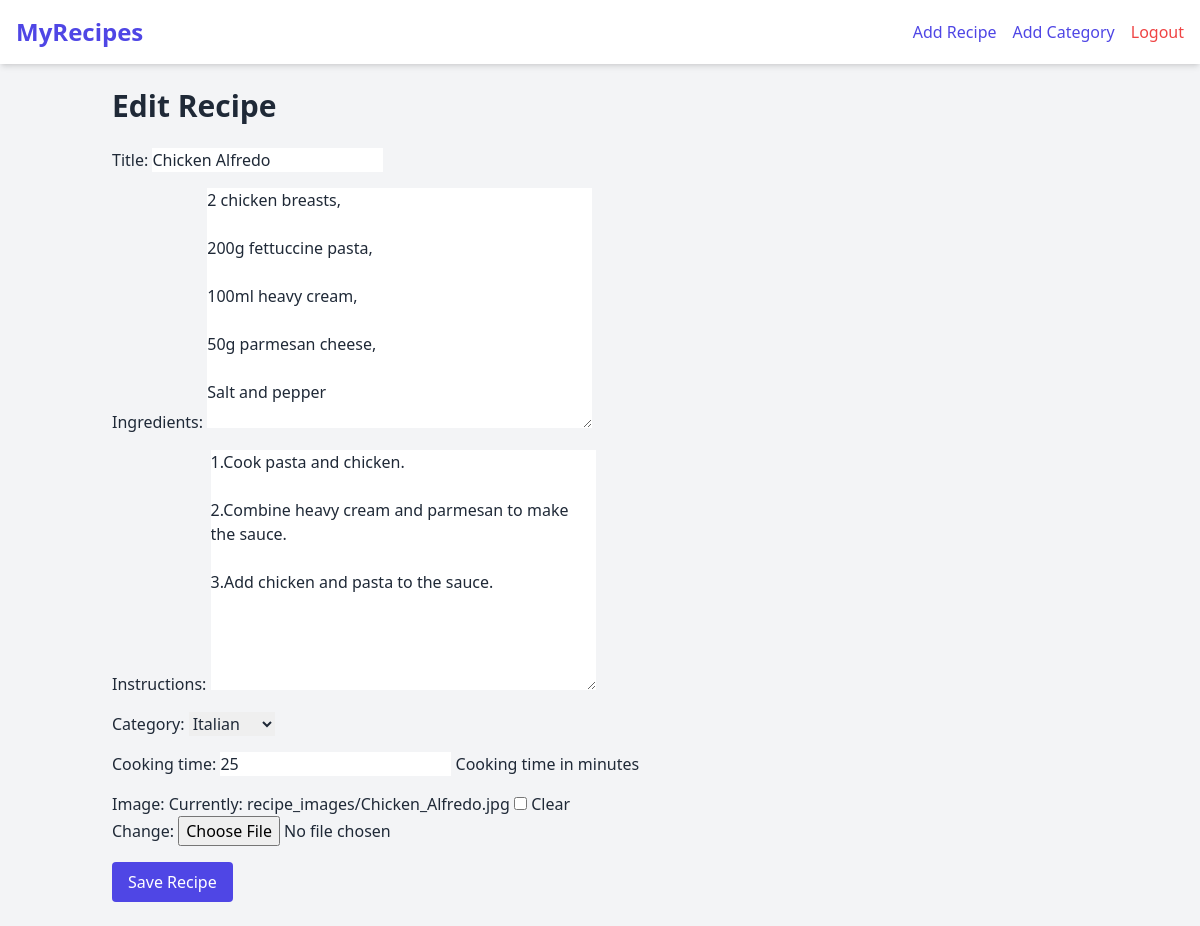
Screenshot of /recipe/6/edit/ (signed in) with the database file from the repository.
### recipes/models.py (models this page shows, shortened)
class Recipe(models.Model):
    title = models.CharField(max_length=200)
    ingredients = models.TextField()
    instructions = models.TextField()
    cooking_time = models.IntegerField(help_text="Cooking time in minutes")
    category = models.ForeignKey(Category, on_delete=models.CASCADE)
    image = models.ImageField(upload_to='recipe_images/', blank=True, null=True)
    created_by = models.ForeignKey(User, on_delete=models.CASCADE)

### recipes/views.py (the view)
# urls.py: path('recipe/<int:pk>/edit/', views.recipe_edit, name='recipe_edit'),
@login_required
def recipe_edit(request, pk):
    recipe = get_object_or_404(Recipe, pk=pk)
    if recipe.created_by != request.user:
        return redirect('recipe_list')
    if request.method == 'POST':
        form = RecipeForm(request.POST, request.FILES, instance=recipe)
        if form.is_valid():
            form.save()
            return redirect('recipe_list')
    else:
        form = RecipeForm(instance=recipe)
    return render(request, 'recipes/recipe_form.html', {'form': form})

### recipes/forms.py
class RecipeForm(forms.ModelForm):
    class Meta:
        model = Recipe
        fields = ['title', 'ingredients', 'instructions', 'category', 'cooking_time', 'image']  # Add cooking_time here if not already included

### recipes/models.py (called while the page is built)
    def __str__(self):
        return self.name

### recipes/templates/recipes/recipe_form.html (shortened to what this page needs)
{% extends 'recipes/base.html' %}
{% block content %}
<h1 class="text-3xl font-bold mb-6">{{ form.instance.pk|yesno:"Edit Recipe,Add Recipe" }}</h1>
<form method="POST" enctype="multipart/form-data" class="space-y-4">
    {{ form.as_p }}
    <button type="submit" class="bg-indigo-600 text-white px-4 py-2 rounded">
        Save Recipe
    </button>
</form>
{% endblock %}

### rows the page displays
Recipe: instance.pk "Edit Recipe", title "Chicken Alfredo", ingredients "2 chicken breasts, 200g fettuccine pasta, 100ml heavy cream, 50g parmesan cheese, Salt and pepper", instructions "1.Cook pasta and chicken. 2.Combine heavy cream and parmesan to make the sauce. 3.Add chicken and pasta to the sauce.", category "Italian", cooking_time "25"
